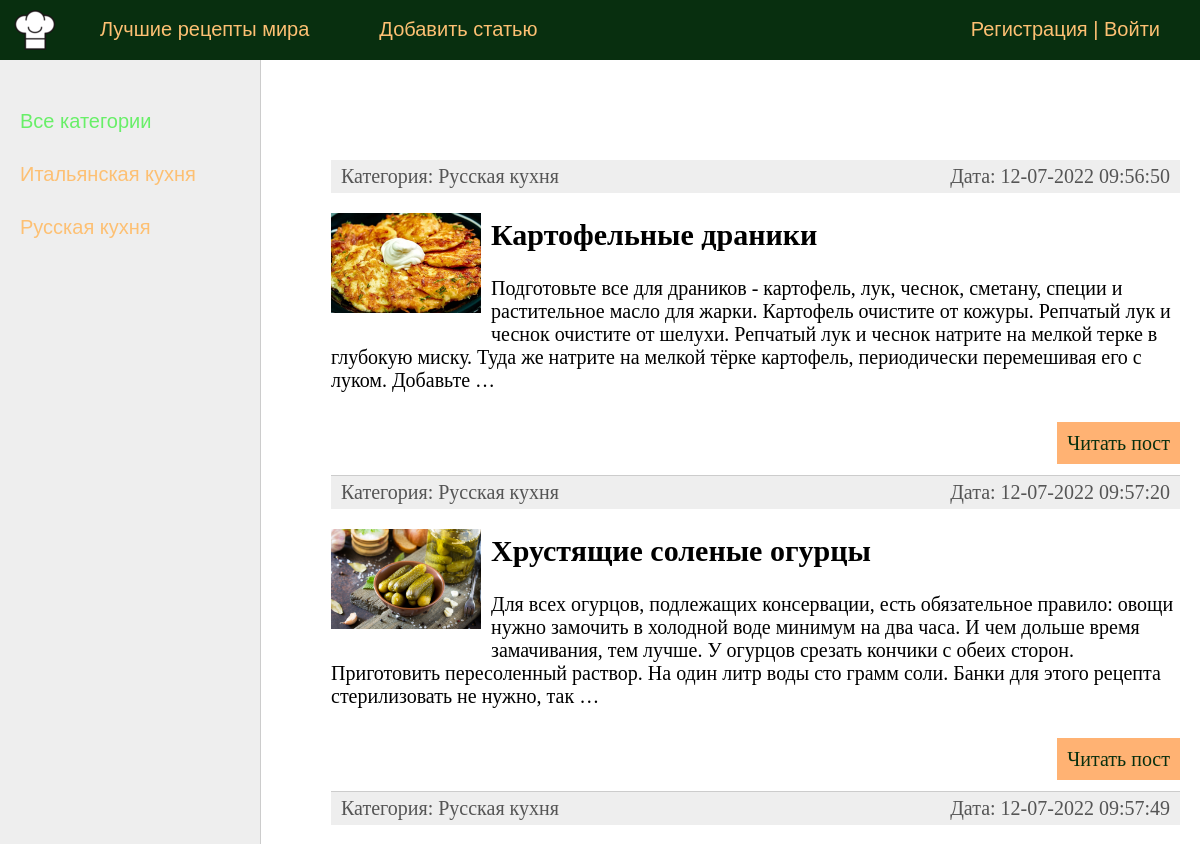
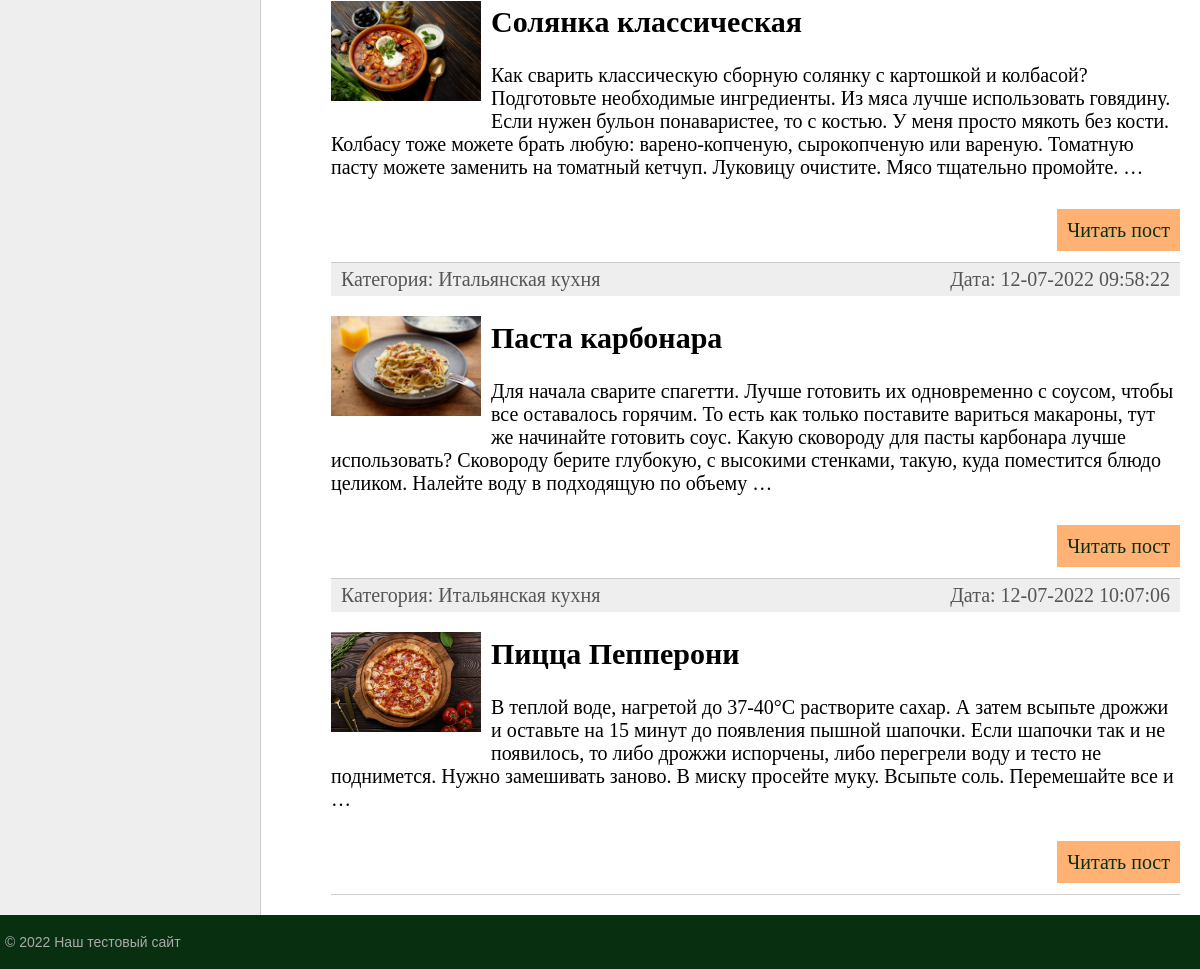
The page / on the database its author committed (2 pictures, top to bottom).
### blog/models.py (models this page shows, shortened)
class Category(models.Model):
    name = models.CharField(max_length=100, db_index=True, verbose_name='Наименование')
    slug = models.SlugField(max_length=255, unique=True, db_index=True, verbose_name="URL")
    def __str__(self):
        return self.name
    def get_absolute_url(self):
        return reverse('category', kwargs={'cat_slug': self.slug})
    class Meta:
        verbose_name = 'Категория'
        verbose_name_plural = 'Категории'
        ordering = ['id']

class Post(models.Model):
    title = models.CharField(max_length=255, verbose_name='Заголовок')
    slug = models.SlugField(max_length=255, unique=True, db_index=True, verbose_name="URL")
    content = models.TextField(blank=True, verbose_name='Содержание')
    photo = models.ImageField(upload_to="photos/%Y/%m/%d/", verbose_name='Фото')
    time_create = models.DateTimeField(auto_now_add=True, verbose_name='Дата создания')
    time_update = models.DateTimeField(auto_now=True, verbose_name='Дата обновления')
    is_published = models.BooleanField(default=True, verbose_name='Статус публикации')
    cat = models.ForeignKey('Category', on_delete=models.PROTECT, verbose_name='Категория')
    def get_absolute_url(self):
        return reverse('post', kwargs={'post_slug': self.slug})
    class Meta:
        verbose_name = 'Пост'
        verbose_name_plural = 'Посты'
        ordering = ['time_create', 'title']

### blog/views.py (the view)
# urls.py: path('', BlogHome.as_view(), name="home"),
class BlogHome(ListView):
    model = Post
    template_name = "blog/index.html"
    context_object_name = "posts"
    extra_context = {'title': 'Главная страница'}
    def get_context_data(self, *, object_list=None, **kwargs):
        context = super().get_context_data(**kwargs)
        context['menu'] = menu
        context['title'] = 'Главная страница'
        context['cat_selected'] = 0
        return context
    def get_queryset(self):
        return Post.objects.filter(is_published=True)[:5]

### blog/templatetags/blog_tags.py (called while the page is built)
@register.inclusion_tag('blog/list_categories.html')
def get_categories(sort=None, cat_selected=0):
    if not sort:
        cats = Category.objects.all()
    else:
          cats = Category.objects.order_by(sort)
    return {'cats': cats, 'cat_selected': cat_selected}

### blog/templates/blog/index.html (shortened to what this page needs)
{% extends 'blog/base.html' %}
{% block content %}
<ul class="list-articles">
	{% for p in posts %}
			<li><div class="article-panel">
	<p class="first">Категория: {{p.cat}}</p>
	<p class="last">Дата: {{p.time_update|date:"d-m-Y H:i:s"}}</p>
</div>
{% if p.photo %}
	<p><img class="img-article-left thumb" src="{{p.photo.url}}"></p>
{% endif %}
				<h2>{{p.title}}</h2>
	{% autoescape on %}
	{{p.content|linebreaks|truncatewords:50}}
	{% endautoescape %}
			<p class="link-read-post"><a href="{{ p.get_absolute_url }}">Читать пост</a></p>
			</li>
	{% endfor %}
</ul>
{% endblock %}

### blog/templates/blog/base.html (shortened to what this page needs)
{% load static %}
{% load blog_tags %}
<!DOCTYPE html>
<html>
<head>
	<link type="text/css" href="{% static 'blog/css/styles.css' %}" rel="stylesheet" />
</head>
<body>
<table class="table-page" border=0 cellpadding="0" cellspacing="0">
<tr><td valign=top>
{% block mainmenu %}
		<div class="header">
			<ul id="mainmenu" class="mainmenu">
			<li class="logo"><a href="{% url 'home' %}"><div class="logo"></div></a></li>
{% for m in menu %}
			<li><a href="{% url m.url_name %}">{{m.title}}</a></li>
{% endfor %}
				{% if request.user.is_authenticated %}
				<li class="last">{{user.username}} | <a href="{% url 'logout' %}">Выйти</a></li>
				{% else %}
				<li class="last"><a href="{% url 'register' %}">Регистрация</a> | <a href="{% url 'login' %}">Войти</a></li>
				{% endif %}
			</ul>
		</div>
{% endblock mainmenu %}
<table class="table-content" border=0 cellpadding="0" cellspacing="0">
<tr>
	<td valign="top" class="left-chapters">
	<ul id="leftchapters">
{% if cat_selected == 0 %}
		<li class="selected">Все категории</li>
{% else %}
		<li><a href="{% url 'home' %}">Все категории</a></li>
{% endif %}
{% get_categories 'name' cat_selected %}
	</ul>
</td>
<td valign="top" class="content">
	<div class="content-text">
{% block content %}{% endblock %}
	</div>
</td></tr></table>
</td></tr>
<tr><td valign=top>
	<div id="footer">
		<p>&copy; 2022 Наш тестовый сайт</p>
	</div>
</td></tr></table>
</body>
</html>

### blog/templates/blog/list_categories.html
{% for c in cats %}
    {% if c.pk == cat_selected %}
        <li class="selcted">{{c.name}}</li>
    {% else %}
        <li><a href="{{c.get_absolute_url}}">{{c.name}}</a></li>
    {% endif %}
{% endfor %}

### blog/static/blog/css/styles.css (style rules this page uses)
html, body { font-family: 'Arial'; margin: 0; padding: 0; height: 100%; width: 100%; color: #444; }
a { color: #0059b2; text-decoration: none; }
img { max-width: 600px; height: auto; }
img.img-article-left { max-width: 300px; height: auto; float: left; padding: 0 10px 10px 0; }
img.img-article-left.thumb { max-width: 150px; height: auto; }
p.link-read-post { text-align: right; }
p.link-read-post a { padding: 10px; min-width: 100px; background: #FFB273; color: #082f0f; text-decoration: none; }
div.article-panel { background: #eee; padding: 5px 10px 5px 10px; box-sizing: border-box; overflow: hidden; color: #555; }
div.article-panel p.first { margin: 0; float: left; }
div.article-panel p.last { margin: 0; float: right; }
ul.list-articles { list-style: none; margin: 0; padding: 0; }
ul.list-articles li { border-bottom: 1px solid #ccc; }
.table-page { width: 100%; height: 100%; vertical-align: top; }
.table-page tr { height: 100%; }
.header { background: #082f0f; height: 60px; }
.logo { background: url('../images/my_logo.png') no-repeat 10px 5px; width: 70px; height: 60px; }
ul.mainmenu { list-style: none; margin: 0; padding: 0; height: 60px; color: #fdc073; font-size: 20px; overflow: hidden; }
ul.mainmenu li { float: left; margin: 18px 40px 0 30px; }
ul.mainmenu li.logo { margin: 0; }
ul.mainmenu li.last { float: right; }
ul.mainmenu li a { color: #fdc073; text-decoration: none; }
.table-content { width: 100%; min-height: 100%; height: 100%; }
.left-chapters { margin: 0; background: #eee; border-right: 1px solid #ccc; min-height: 100%; }
.left-chapters ul { width: 230px; min-height: 100%; margin: 0; padding: 20px 10px 10px 20px; list-style: none; font-size: 20px; }
.left-chapters ul li { margin: 30px 0 0 0; color: #999; }
.left-chapters ul li.selected { color: #68ef68; }
.left-chapters ul li a { color: #fdc073; text-decoration: none; }
.content { padding: 40px 20px 20px 40px; width: 100%; box-sizing: border-box; }
.content-text { margin: 60px 0 0 30px; color: #000; font-size: 20px; font-family: Yandex Sans Display Light; }
#footer { box-sizing: border-box; background: #082f0f; padding: 5px; color: #aaa; font-size: 14px; font-family: Verdana, Geneva, Arial, Helvetica; text-align: left; overflow: hidden; }

### rows shown on the page
Category: name "Итальянская кухня"
Category: name "Русская кухня"
Post: cat "Русская кухня", time_update "12-07-2022 09:56:50", photo (picture), title "Картофельные драники", content "Подготовьте все для драников - картофель, лук, чеснок, сметану, специи и растительное масло для жарки. Картофель очистите от кожуры. Репчатый лук и чеснок очистите от шелухи. Репчатый лук и чеснок натрите на мелкой терке в глубокую миску. Туда же натрите на мелкой тёрке картофель, периодически перемешивая его с луком. Добавьте …"
Post: cat "Русская кухня", time_update "12-07-2022 09:57:20", photo (picture), title "Хрустящие соленые огурцы", content "Для всех огурцов, подлежащих консервации, есть обязательное правило: овощи нужно замочить в холодной воде минимум на два часа. И чем дольше время замачивания, тем лучше. У огурцов срезать кончики с обеих сторон. Приготовить пересоленный раствор. На один литр воды сто грамм соли. Банки для этого рецепта стерилизовать не нужно, так …"
Post: cat "Русская кухня", time_update "12-07-2022 09:57:49", photo (picture), title "Солянка классическая", content "Как сварить классическую сборную солянку с картошкой и колбасой?Подготовьте необходимые ингредиенты. Из мяса лучше использовать говядину. Если нужен бульон понаваристее, то с костью. У меня просто мякоть без кости. Колбасу тоже можете брать любую: варено-копченую, сырокопченую или вареную. Томатную пасту можете заменить на томатный кетчуп. Луковицу очистите. Мясо тщательно промойте. …"
Post: cat "Итальянская кухня", time_update "12-07-2022 09:58:22", photo (picture), title "Паста карбонара", content "Для начала сварите спагетти. Лучше готовить их одновременно с соусом, чтобы все оставалось горячим. То есть как только поставите вариться макароны, тут же начинайте готовить соус. Какую сковороду для пасты карбонара лучше использовать? Сковороду берите глубокую, с высокими стенками, такую, куда поместится блюдо целиком. Налейте воду в подходящую по объему …"
Post: cat "Итальянская кухня", time_update "12-07-2022 10:07:06", photo (picture), title "Пицца Пепперони", content "В теплой воде, нагретой до 37-40°С растворите сахар. А затем всыпьте дрожжи и оставьте на 15 минут до появления пышной шапочки. Если шапочки так и не появилось, то либо дрожжи испорчены, либо перегрели воду и тесто не поднимется. Нужно замешивать заново. В миску просейте муку. Всыпьте соль. Перемешайте все и …"

### other values the page prints
{{ m.title }} "Лучшие рецепты мира" "Добавить статью"
